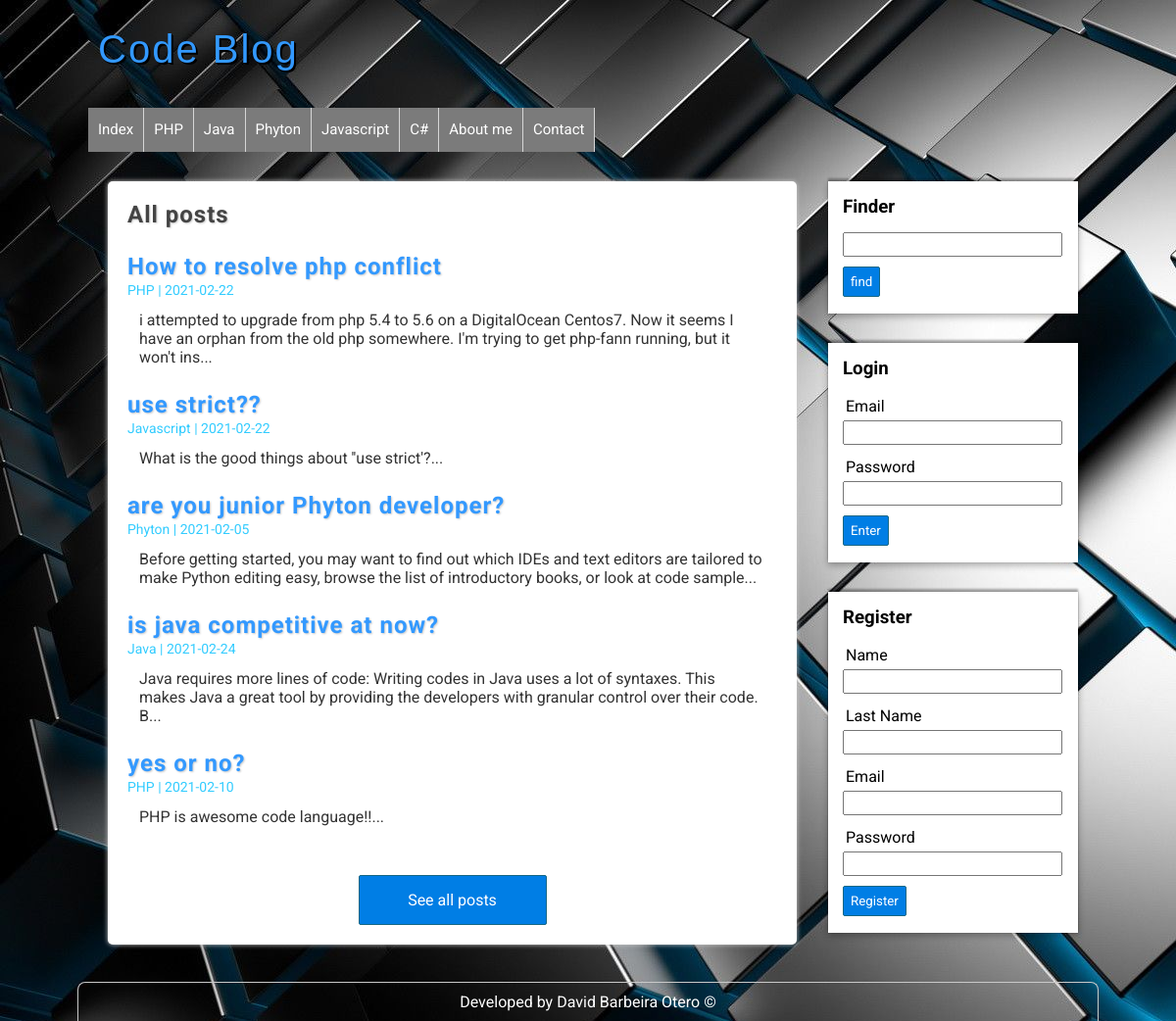
Screenshot of /entries.php with the database file from the repository.
### tables this page shows
CREATE TABLE `categories` (
  `id` int(11) NOT NULL,
  `name` text NOT NULL
);

CREATE TABLE `posts` (
  `id` int(11) NOT NULL,
  `title` text NOT NULL,
  `description` longtext NOT NULL,
  `user_id` int(11) NOT NULL,
  `category_id` int(11) NOT NULL,
  `date` date DEFAULT NULL
);

### includes/helpers.php (called while the page is built, shortened)
<?php
function get_categories($connection) {
    $sql = "SELECT * FROM categories ORDER BY id ASC";
    $categories = mysqli_query($connection, $sql);
    $result = array();
    if ($categories) {
        $result = $categories;
    }
    return $result;
}
function get_all_posts($connection, $limit = null, $category = null,$find=null) {
    $sql = "SELECT e.*,c.name AS 'category' FROM posts e" .
            " INNER JOIN categories c on e.category_id=c.id";
    $sql .= " ORDER BY e.id DESC";
    $posts = mysqli_query($connection, $sql);
    $result = array();
    if ($posts) {
        $result = $posts;
    }
    return $result;
}

### entries.php (the view, shortened to what this page needs)
<?php require_once 'includes/header.php' ?>
<?php require_once 'includes/helpers.php' ?>
<div id="container">
    <?php require_once'includes/aside.php' ?>
    <div id="main">
        <h1>All posts</h1>
        <?php
        $posts = get_all_posts($db,null,null);
        if (!empty($posts)):
            while ($post = mysqli_fetch_assoc($posts)):
                ?>
                <article class="entry_posts">
                    <a href="post-details.php?id=<?=$post['id']?>">
                        <h2><?= $post['title'] ?> </h2>
                        <span class="date_last_posts"><?= $post['category'].' | '.$post['date']?> </span>
                        <p><?= substr($post['description'], 0, 180) . "..." ?> </p>
                    </a>
                </article>
                <?php
            endwhile;
        endif;
        ?>
        <div id="see-all">
             <a href="entries.php">
                See all posts
            </a>
        </div>
    </div>
</div>
<?php require_once 'includes/footer.php' ?>
</body>
</html>

### includes/header.php (shortened to what this page needs)
<?php require_once 'connection.php'
?>
<?php require_once 'helpers.php'
?>
<!DOCTYPE HTML>
<html lang="es">
    <head>
        <link rel="stylesheet" type="text/css" href="/assets/css/style.css"/>
    </head>
    <body>
        <header id="header">
            <div id="logo">
                <a href="index.php">
                    Code Blog
                </a>
            </div>
            <?php $categories=get_categories($db);   ?>
            <nav id="menu">
                <ul>
                    <li>
                        <a href="index.php">Index</a>
                    </li>
            <?php  while($category= mysqli_fetch_assoc($categories)):  ?>
             <li>
                 <a href="category.php?idcategory=<?=$category['id']?>"><?= $category['name']?></a>
                    </li>
            <?php endwhile; ?>
                       <li>
                        <a href="index.php">About me</a>
                    </li>
                       <li>
                        <a href="index.php">Contact</a>
                    </li>
                </ul>
            </nav>
        </header>

### assets/css/style.css (style rules this page uses)
* { margin:0px; padding:0px; text-decoration: none; font-family: 'Roboto', sans-serif; }
body { background: url(../img/cubes.jpg) #F4F4F4; color:white; }
#header { width: 85%; height: auto; background: transparent; margin: 0px auto; }
#logo { float:left; width:540px; height:110px; }
#logo a { font-family: Helvetica; font-size: 40px; letter-spacing: 2px; color: #3399ff; text-shadow:0px 0px 0px black,1px 1px 0px black,2px 2px 0px black; transition: all 500ms; line-height: 100px; margin-left:10px; }
#menu { width: 100%; clear: both; overflow: hidden; }
#menu ul { list-style: none; }
#menu ul li { float: left; line-height: 45px; border-right: 1px solid #d6d6d6; }
#menu ul li a { display:block; padding-left: 10px; padding-right: 10px; font-size: 15px; color:white; background-color: #7B7B7B; transition: all 500ms; }
#container { width: 85%; min-height:auto; margin: 0px auto; margin-top: 30px; }
#main { float: left; width: 65%; min-height:572px; background: white; border-radius: 5px; box-shadow: 0px 0px 5px #ccc; color:black; margin-left: 20px; padding:20px; overflow:hidden; }
#main h1 { font-size: 24px; color: #444; letter-spacing: 1px; text-shadow:1px 1px 2px #ccc; }
#main h2 { font-size: 24px; color: #3399ff; letter-spacing: 1px; margin-top: 25px; text-shadow:1px 1px 2px #ccc; }
#main p { margin: 12px; }
#main a { color:#333; }
.date_last_posts { color:#33ccff; margin-top: 15px; font-size:14px }
#see-all a { display:block; border-radius: 2px; padding:15px; color:white; background: #007ee5; border : 1px solid #156785; cursor: pointer; width:160px; margin: 0px auto; margin-top: 50px; text-align: center; }

### rows the page displays
categories: name "PHP"
categories: name "Java"
categories: name "Phyton"
categories: name "Javascript"
categories: name "C#"
posts: title "How to resolve php conflict", category.name "PHP", date "2021-02-22", description "i attempted to upgrade from php 5.4 to 5.6 on a DigitalOcean Centos7. Now it seems I have an orphan from the old php somewhere. I'm trying to get php-fann running, but it won't ins"
posts: title "use strict??", category.name "Javascript", date "2021-02-22", description "What is the good things about ''use strict'?"
posts: title "are you junior Phyton developer?", category.name "Phyton", date "2021-02-05", description "Before getting started, you may want to find out which IDEs and text editors are tailored to make Python editing easy, browse the list of introductory books, or look at code sample"
posts: title "is java competitive at now?", category.name "Java", date "2021-02-24", description "Java requires more lines of code: Writing codes in Java uses a lot of syntaxes. This makes Java a great tool by providing the developers with granular control over their code. B"
posts: title "yes or no?", category.name "PHP", date "2021-02-10", description "PHP is awesome code language!!"
